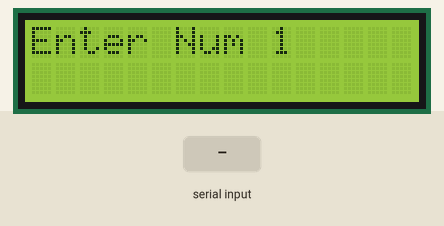
Recording of a sketch running on a simulated Arduino Uno, built with avr-gcc and run on an emulated ATmega328P. Parts: 16×2 character LCD. The test bench sets the inputs (shaded band).

Above: at 1.2 s.
1.3 s: "90/45\n" received over Serial
At 4.1 s:
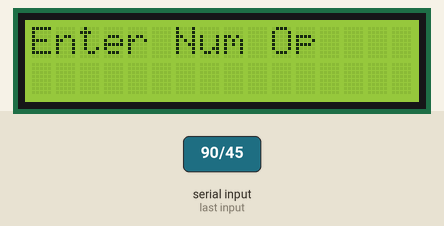
4.3 s: "+" received over Serial
At 7.5 s:
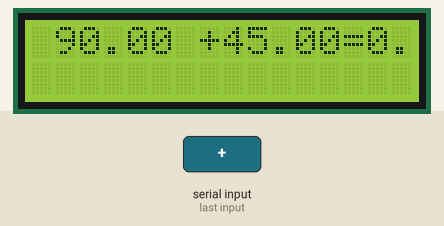
Timing chart, 0 to 9.0 s (numbered marks = the images above; inputs shaded):
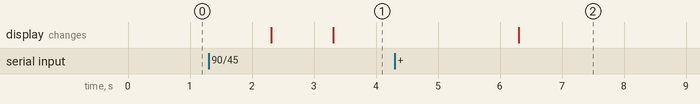

Measured:
- after the input at 1.3 s, the display: first changes after 1.0 s (image 1 shows a later state)
- after the input at 4.3 s, the display: changes after 2.0 s (image 2)

The sketch:

Lesson49.ino
```cpp
// Lesson 49: Making a calculator with an LCD display
#include<LiquidCrystal.h>
int rs = 7;
int en = 8;
int d4 = 9;
int d5 = 10;
int d6 = 11;
int d7 = 12;
float firstNum;
float secondNum;
float answer;
String op;

// Instantiating the LCD object
LiquidCrystal lcd(rs, en, d4, d5, d6, d7);

void setup() {
  // put your setup code here, to run once:
  lcd.begin(16, 2);
  Serial.begin(9600);
}

void loop() {
  lcd.setCursor(0,0);
  lcd.print("Enter Num 1");
  while(Serial.available()==0){}
  firstNum=Serial.parseFloat();
  delay(1000);

  lcd.clear();

  lcd.setCursor(0,0);
  lcd.print("Enter Num 2");
  while(Serial.available()==0){}
  secondNum=Serial.parseFloat();
  delay(1000);

  lcd.clear();

  lcd.setCursor(0,0);
  lcd.print("Enter Num Op");
  while(Serial.available()==0){}
  op=Serial.readString();
  delay(1000);

  if(op == "+"){
    answer = firstNum+secondNum;
  }

  if(op == "-"){
    answer = firstNum-secondNum;
  }

  if(op == "*"){
    answer = firstNum*secondNum;
  }

  if(op == "/"){
    answer = firstNum/secondNum;
  }

  lcd.clear();
  lcd.setCursor(1,0);
  lcd.print(firstNum);
  lcd.print(op);
  lcd.print(secondNum);
  lcd.print("=");
  lcd.print(answer);
  delay(4000);
  lcd.clear();
}
```
